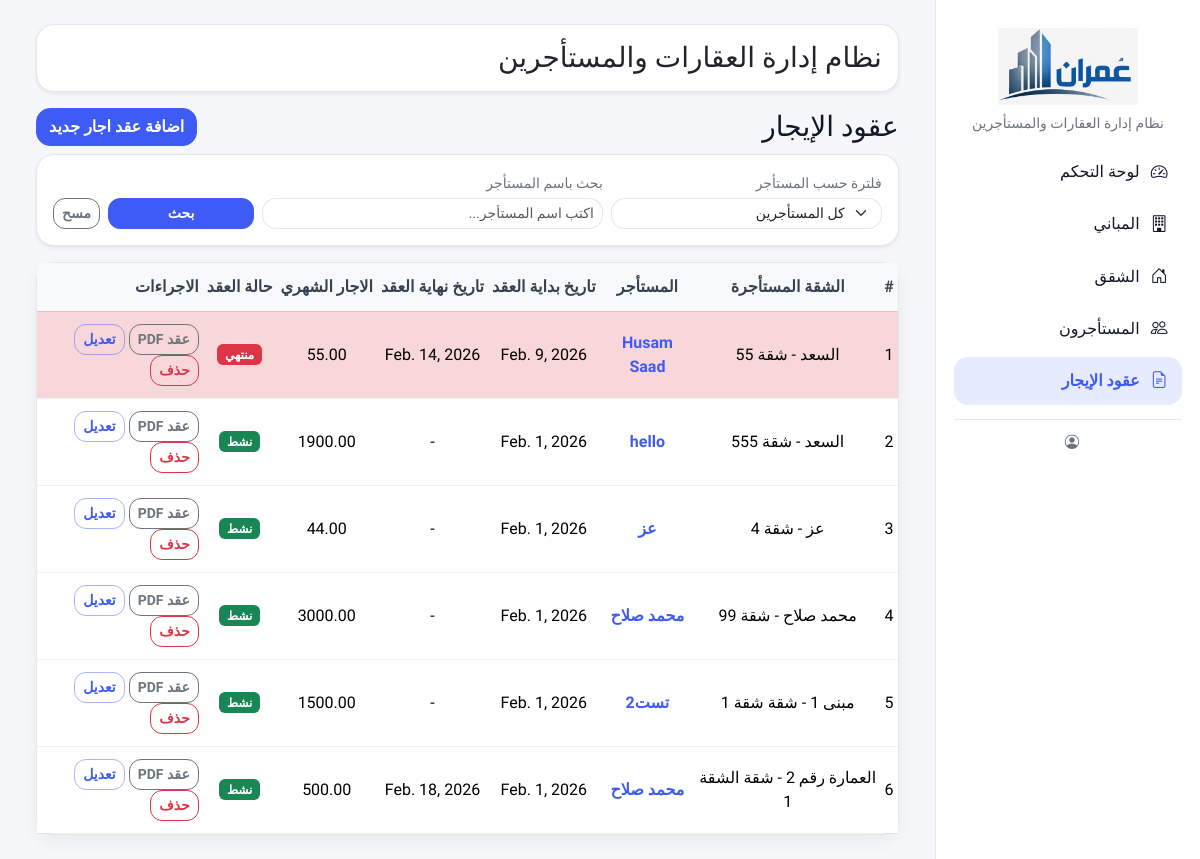
Page /leases/ on the earlier database version.
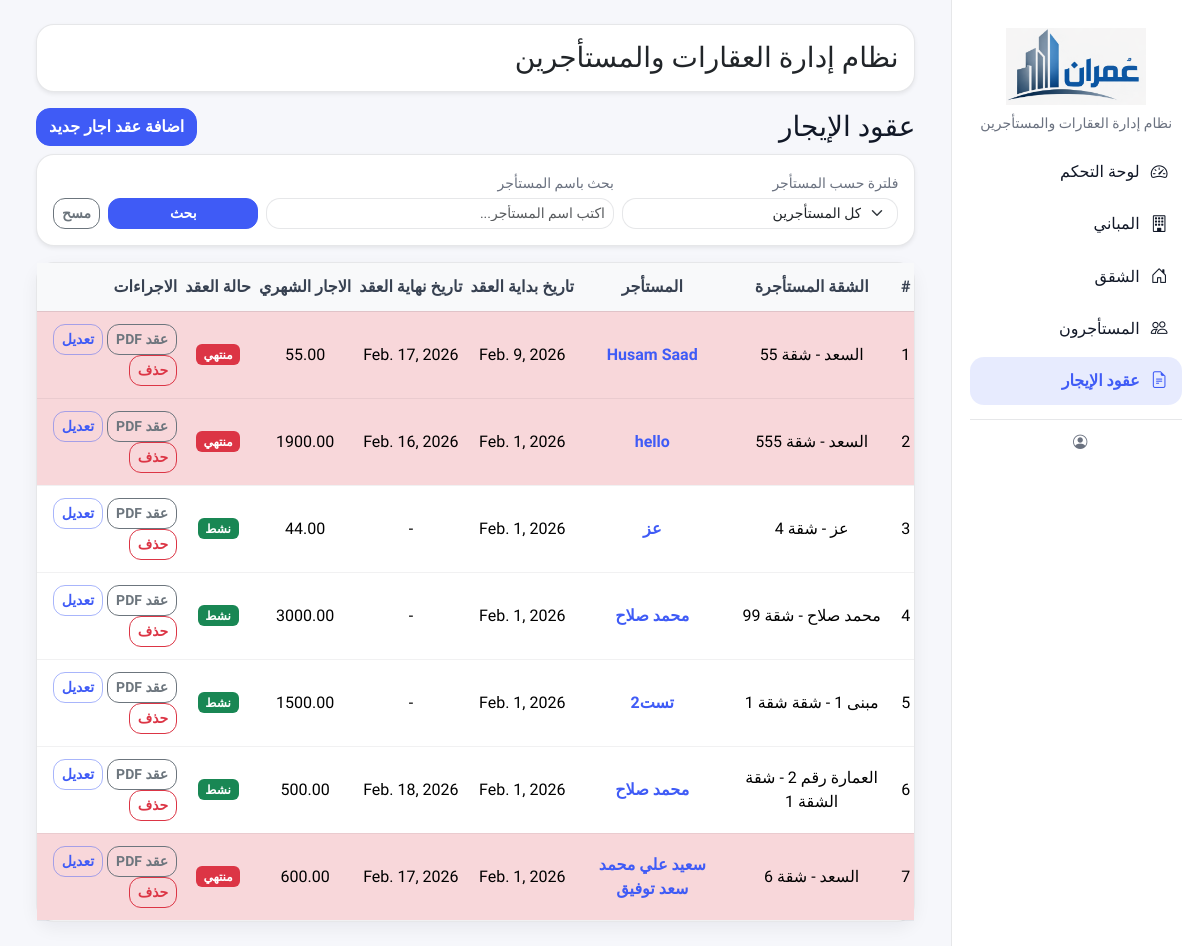
Same page on the later database version.
### listings/models.py (models this page shows, shortened)
class Lease(models.Model):
    class Status(models.TextChoices):
        ACTIVE = "ACTIVE", "نشط"
        EXPIRED = "EXPIRED", "منتهي"
        ENDED = "ENDED", "منتهي"
    apartment = models.ForeignKey(
        Apartment,
        verbose_name="الشقة",
        on_delete=models.PROTECT,
        related_name="leases"
    )
    tenant = models.ForeignKey(
        Tenant,
        verbose_name="المستأجر",
        on_delete=models.PROTECT,
        related_name="leases"
    )
    start_date = models.DateField("تاريخ البداية")
    end_date = models.DateField("تاريخ النهاية", null=True, blank=True)
    rent_amount = models.DecimalField("قيمة الإيجار المتفق عليها", max_digits=12, decimal_places=2)
    security_deposit = models.DecimalField("مبلغ التأمين", max_digits=12, decimal_places=2, default=0)
    status = models.CharField("حالة العقد", max_length=10, choices=Status.choices, default=Status.ACTIVE)
    notes = models.TextField("ملاحظات", blank=True)
    class Meta:
        verbose_name = "عقد"
        verbose_name_plural = "العقود"
        ordering = ["-start_date"]
        constraints = [
            models.UniqueConstraint(
                fields=["apartment"],
                condition=models.Q(status="ACTIVE"),
                name="unique_active_lease_per_apartment",
            )
        ]

class Apartment(models.Model):
    class Status(models.TextChoices):
        VACANT = "VACANT", "شاغرة"
        RENTED = "RENTED", "مؤجرة"
        MAINTENANCE = "MAINT", "صيانة"
    building = models.ForeignKey(
        Building,
        verbose_name="العمارة",
        on_delete=models.CASCADE,
        related_name="apartments"
    )
    apartment_no = models.CharField("رقم الشقة", max_length=50)
    floor = models.CharField("الطابق", max_length=50, blank=True)
    rooms = models.PositiveSmallIntegerField("عدد الغرف", default=0)
    area_m2 = models.DecimalField("المساحة (م²)", max_digits=8, decimal_places=2, default=0)
    rent_amount = models.DecimalField("قيمة الإيجار", max_digits=12, decimal_places=2, default=0)
    status = models.CharField("الحالة", max_length=10, choices=Status.choices, default=Status.VACANT)
    notes = models.TextField("ملاحظات", blank=True)
    class Meta:
        verbose_name = "شقة"
        verbose_name_plural = "الشقق"
        unique_together = ("building", "apartment_no")
        ordering = ["building", "apartment_no"]
    def __str__(self):
        return f"{self.building.name} - شقة {self.apartment_no}"

class Building(models.Model):
    name = models.CharField("اسم العمارة", max_length=150)
    address = models.CharField("العنوان", max_length=255, blank=True)
    notes = models.TextField("ملاحظات", blank=True)
    class Meta:
        verbose_name = "عمارة"
        verbose_name_plural = "العمارات"
        ordering = ["name"]

class Tenant(models.Model):
    full_name = models.CharField("اسم المستأجر", max_length=150)
    phone = models.CharField("رقم الهاتف", max_length=50, blank=True)
    id_number = models.CharField("رقم الهوية", max_length=50, blank=True)
    address = models.CharField("العنوان", max_length=255, blank=True)
    photo = models.ImageField(
        "الصورة الشخصية",
        upload_to="tenant_photos/",
        blank=True,
        null=True
    )
    id_image = models.ImageField("صورة الهوية", upload_to="tenant_ids/", blank=True, null=True)
    notes = models.TextField("ملاحظات", blank=True)
    class Meta:
        verbose_name = "مستأجر"
        verbose_name_plural = "المستأجرون"
        ordering = ["full_name"]
    def __str__(self):
        return self.full_name

### listings/views.py (the view)
# urls.py: path("leases/", views.lease_list, name="lease_list"),
def lease_list(request):
    today = timezone.localdate()
    Lease.objects.filter(
        status=Lease.Status.ACTIVE,
        end_date__isnull=False,
        end_date__lt=today,
    ).update(status=Lease.Status.EXPIRED)
    tenant_id = request.GET.get("tenant", "")
    q = (request.GET.get("q", "") or "").strip()
    leases = Lease.objects.select_related("apartment", "tenant", "apartment__building").all()
    if tenant_id:
        leases = leases.filter(tenant_id=tenant_id)
    if q:
        leases = leases.filter(
            Q(tenant__full_name__icontains=q) |
            Q(tenant__id_number__icontains=q) |
            Q(tenant__phone__icontains=q)
        )
    leases = leases.order_by("-start_date")
    tenants = Tenant.objects.all().order_by("full_name")
    is_htmx = request.headers.get("HX-Request")
    template = "listings/partials/lease_list_partial.html" if is_htmx else "listings/lease_list.html"
    return render(request, template, {
        "leases": leases,
        "tenants": tenants,
        "current_tenant": str(tenant_id) if tenant_id else "",
        "q": q,
    })

### listings/templates/listings/lease_list.html (shortened to what this page needs)
{% extends "layout/base.html" %}
{% block content %}
  {% include "listings/partials/lease_list_partial.html" %}
{% endblock %}

### listings/templates/layout/base.html (shortened to what this page needs)
<!doctype html>
<html lang="ar" dir="rtl">
<head>
  <link href="https://cdn.jsdelivr.net/npm/bootstrap@5.3.3/dist/css/bootstrap.min.css" rel="stylesheet">
  <link rel="stylesheet" href="https://cdn.jsdelivr.net/npm/bootstrap-icons@1.11.3/font/bootstrap-icons.min.css">
</head>
<body>
<div class="d-flex">
  <aside class="sidebar">
    {% load static %}
    <div class="sidebar-brand">
      <img src="{% static 'listings/images/logo.png' %}" alt="شعار عمران" class="sidebar-logo">
      <div class="text-muted small">نظام إدارة العقارات والمستأجرين</div>
    </div>
    <nav class="nav nav-pills flex-column gap-1">
      <a class="nav-link" href="{% url 'dashboard' %}"
         hx-get="{% url 'dashboard' %}" hx-target="#main-content" hx-push-url="true">
        <i class="bi bi-speedometer2"></i><span>لوحة التحكم</span>
      </a>
      <a class="nav-link" href="{% url 'building_list' %}"
         hx-get="{% url 'building_list' %}" hx-target="#main-content" hx-push-url="true">
        <i class="bi bi-building"></i><span>المباني</span>
      </a>
      <a class="nav-link" href="{% url 'apartment_list' %}"
         hx-get="{% url 'apartment_list' %}" hx-target="#main-content" hx-push-url="true">
        <i class="bi bi-house-door"></i><span>الشقق</span>
      </a>
      <a class="nav-link" href="{% url 'tenant_list' %}"
         hx-get="{% url 'tenant_list' %}" hx-target="#main-content" hx-push-url="true">
        <i class="bi bi-people"></i><span>المستأجرون</span>
      </a>
      <a class="nav-link" href="{% url 'lease_list' %}"
         hx-get="{% url 'lease_list' %}" hx-target="#main-content" hx-push-url="true">
        <i class="bi bi-file-earmark-text"></i><span>عقود الإيجار</span>
      </a>
    </nav>
    <div class="sidebar-footer">
      <i class="bi bi-person-circle"></i>
    </div>
  </aside>
  <main class="flex-grow-1 p-4">
    <div class="container-fluid">
<div id="pageHeader" class="card mb-3 shadow-sm">
  <div class="card-body d-flex align-items-center justify-content-between">
    <div>
      <h3 class="mb-0" id="pageTitle">نظام إدارة العقارات والمستأجرين</h3>
    </div>
  </div>
</div>
      <div id="main-content">
        {% block content %}{% endblock %}
      </div>
    </div>
  </main>
</div>
</body>
</html>

### listings/templates/listings/partials/lease_list_partial.html (shortened to what this page needs)
<div id="leasesWrapper">
  <div class="d-flex align-items-center justify-content-between mb-2">
    <h3 class="mb-0">عقود الإيجار</h3>
    <a class="btn btn-primary"
       href="{% url 'lease_create' %}"
       hx-get="{% url 'lease_create' %}"
       hx-target="#appModalBody">
      اضافة عقد اجار جديد
    </a>
  </div>
  <form class="card mb-3 shadow-sm"
  hx-get="{% url 'lease_list' %}"
  hx-target="#leasesWrapper"
  hx-swap="outerHTML"
  hx-trigger="submit, keyup changed delay:400ms from:input[name='q']">
    <div class="card-body py-3">
      <div class="row g-2 align-items-end">
        <div class="col-12 col-md-4">
          <label class="form-label mb-1 small text-muted">فلترة حسب المستأجر</label>
          <select class="form-select form-select-sm"
                  name="tenant"
                  hx-trigger="change">
            <option value="" {% if not current_tenant %}selected{% endif %}>كل المستأجرين</option>
          </select>
        </div>
        <div class="col-12 col-md-5">
          <label class="form-label mb-1 small text-muted">بحث باسم المستأجر</label>
          <input type="search"
          class="form-control form-control-sm"
          name="q"
          value="{{ q|default:'' }}"
          placeholder="اكتب اسم المستأجر...">
        </div>
        <div class="col-12 col-md-3 d-flex gap-2">
          <button class="btn btn-primary btn-sm flex-grow-1" type="submit">
            بحث
          </button>
          <button class="btn btn-outline-secondary btn-sm"
                  type="button"
                  hx-get="{% url 'lease_list' %}"
                  hx-target="#leasesWrapper"
                  hx-swap="outerHTML">
            مسح
          </button>
        </div>
      </div>
    </div>
  </form>
  <div class="card">
    <div class="table-responsive">
      <table class="table table-hover table-sm mb-0 text-center align-middle">
        <thead class="table-light align-middle">
          <tr>
            <th>#</th>
            <th>الشقة المستأجرة</th>
            <th>المستأجر</th>
            <th>تاريخ بداية العقد</th>
            <th>تاريخ نهاية العقد</th>
            <th>الاجار الشهري</th>
            <th>حالة العقد</th>
            <th class="text-end">الاجراءات</th>
          </tr>
        </thead>
        <tbody>
          {% for l in leases %}
          <tr class="{% if l.status == 'EXPIRED' %}table-danger{% endif %}">
            <td>{{ forloop.counter }}</td>
            <td>{{ l.apartment }}</td>
            <td>
              <button type="button"
                      class="btn btn-link p-0 text-decoration-none tenant-link"
                      data-bs-toggle="modal"
                      data-bs-target="#tenantModal"
                      hx-get="{% url 'tenant_quick_view' l.tenant.id %}"
                      hx-target="#tenantModalBody"
                      hx-swap="innerHTML">
                {{ l.tenant }}
              </button>
            </td>
            <td>{{ l.start_date }}</td>
            <td>{{ l.end_date|default:"-" }}</td>
            <td>{{ l.rent_amount }}</td>
            <td>
              <button type="button"
                      class="btn btn-link p-0 text-decoration-none"
                      hx-get="{% url 'lease_toggle_status' l.id %}?tenant={{ current_tenant|urlencode }}&q={{ q|urlencode }}"
                      hx-target="#appModalBody"
                      hx-swap="innerHTML">
                {% if l.status == 'ACTIVE' %}
                  <span class="badge text-bg-success">نشط</span>
                {% elif l.status == 'EXPIRED' %}
                  <span class="badge text-bg-danger">منتهي</span>
                {% else %}
                  <span class="badge text-bg-secondary">{{ l.get_status_display }}</span>
                {% endif %}
              </button>
            </td>
            <td class="text-end">
              <a class="btn btn-sm btn-outline-secondary"
                 href="{% url 'lease_contract_preview' l.id %}"
                 target="_blank" rel="noopener">
                عقد PDF
              </a>
              <a class="btn btn-sm btn-outline-primary"
                 href="{% url 'lease_edit' l.id %}"
                 hx-get="{% url 'lease_edit' l.id %}"
                 hx-target="#appModalBody">
                تعديل
              </a>
              <a class="btn btn-sm btn-outline-danger"
                 href="{% url 'lease_delete' l.id %}"
                 hx-get="{% url 'lease_delete' l.id %}"
                 hx-target="#appModalBody">
                حذف
              </a>
            </td>
          </tr>
          {% empty %}
          <tr>
            <td colspan="8" class="text-center text-muted p-4">
              لا توجد عقود إيجار مطابقة للفلتر.
            </td>
          </tr>
          {% endfor %}
        </tbody>
      </table>
    </div>
  </div>
</div>

### listings/templates/layout/base.html (style rules this page uses)
:root { --brand: #3F5BF6; --brand-600: #364CE0; --brand-100: rgba(63,91,246,.12); --bg: #F6F7FB; --card: #FFFFFF; --text: #111827; --muted: #6B7280; --border: rgba(17,24,39,.10); --shadow: 0 10px 30px rgba(17,24,39,.08); --radius: 18px; }
body { font-family: 'Cairo', sans-serif; background: var(--bg) !important; color: var(--text); }
main .container-fluid { max-width: 1240px; }
.sidebar { width: 275px; min-height: 100vh; position: sticky; top: 0; background: #fff; border-inline-end: 1px solid var(--border); padding: 18px !important; }
.sidebar-brand { display:flex; align-items:center; justify-content:center; flex-direction:column; gap: 8px; padding: 10px 0 14px; }
.sidebar-logo { width: 140px; height:auto; }
.sidebar small, .text-muted { color: var(--muted) !important; }
.sidebar .nav-link { border-radius: 14px; padding: .72rem .9rem; color: #111827; display:flex; align-items:center; gap: .7rem; transition: .15s ease-in-out; }
.sidebar .nav-link.active { background: var(--brand-100); color: var(--brand); font-weight: 800; }
.sidebar .nav-link i { font-size: 1.05rem; }
.sidebar-footer { margin-top: 14px; padding-top: 12px; border-top: 1px solid var(--border); font-size: .9rem; color: var(--muted); display:flex; align-items:center; justify-content:center; gap: 8px; }
.card { background: var(--card); border: 1px solid var(--border); border-radius: var(--radius); box-shadow: 0 6px 18px rgba(17,24,39,.06); }
.table thead th { font-weight: 800; color: #374151; border-bottom: 1px solid var(--border); white-space: nowrap; }
.table td, .table th { padding-top: .75rem; padding-bottom: .75rem; border-color: rgba(17,24,39,.06); }
.btn { border-radius: 14px; font-weight: 700; }
.btn-sm { border-radius: 12px; font-weight: 700; }
.btn-primary { background: var(--brand); border-color: var(--brand); }
.btn-outline-primary { color: var(--brand); border-color: rgba(63,91,246,.45); }
.form-control, .form-select { border-radius: 14px; border-color: var(--border); }
.badge { font-weight: 800; }
.tenant-link { font-weight: 800; color: var(--brand); }

Differences in the rows shown:
changed Lease "Feb. 9, 2026": end_date "Feb. 14, 2026" → "Feb. 17, 2026"
changed Lease "السعد - شقة 555": end_date "-" → "Feb. 16, 2026"; status "نشط" → "منتهي"
added Lease: apartment "السعد - شقة 6", tenant "سعيد علي محمد سعد توفيق", start_date "Feb. 1, 2026", end_date "Feb. 17, 2026", rent_amount "600.00", status "منتهي"
